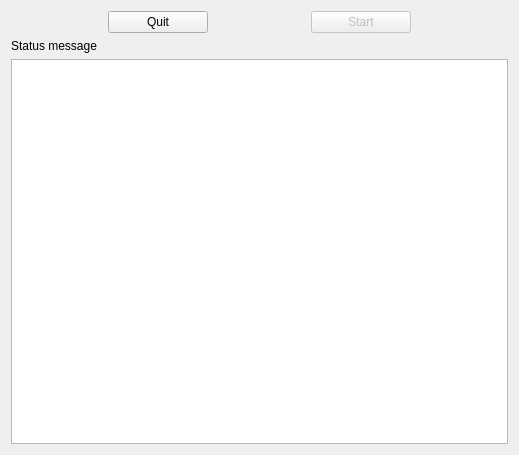
<?xml version="1.0" encoding="UTF-8"?>
<ui version="4.0">
 <class>PonServerView</class>
 <widget class="QWidget" name="PonServerView">
  <property name="geometry">
   <rect>
    <x>0</x>
    <y>0</y>
    <width>519</width>
    <height>455</height>
   </rect>
  </property>
  <property name="windowTitle">
   <string>PongServerView</string>
  </property>
  <layout class="QVBoxLayout" name="verticalLayout_2">
   <item>
    <layout class="QHBoxLayout" name="horizontalLayout_4">
     <item>
      <widget class="QPushButton" name="quitButton">
       <property name="maximumSize">
        <size>
         <width>100</width>
         <height>16777215</height>
        </size>
       </property>
       <property name="text">
        <string>Quit</string>
       </property>
      </widget>
     </item>
     <item>
      <widget class="QPushButton" name="startButton">
       <property name="enabled">
        <bool>false</bool>
       </property>
       <property name="maximumSize">
        <size>
         <width>100</width>
         <height>16777215</height>
        </size>
       </property>
       <property name="text">
        <string>Start</string>
       </property>
      </widget>
     </item>
    </layout>
   </item>
   <item>
    <widget class="QLabel" name="label">
     <property name="text">
      <string>Status message</string>
     </property>
    </widget>
   </item>
   <item>
    <widget class="QPlainTextEdit" name="statusText"/>
   </item>
  </layout>
 </widget>
 <resources/>
 <connections>
  <connection>
   <sender>startButton</sender>
   <signal>clicked()</signal>
   <receiver>PonServerView</receiver>
   <slot>startClickedSlot()</slot>
   <hints>
    <hint type="sourcelabel">
     <x>409</x>
     <y>28</y>
    </hint>
    <hint type="destinationlabel">
     <x>394</x>
     <y>5</y>
    </hint>
   </hints>
  </connection>
  <connection>
   <sender>quitButton</sender>
   <signal>clicked()</signal>
   <receiver>PonServerView</receiver>
   <slot>quitClickedSlot()</slot>
   <hints>
    <hint type="sourcelabel">
     <x>134</x>
     <y>23</y>
    </hint>
    <hint type="destinationlabel">
     <x>266</x>
     <y>40</y>
    </hint>
   </hints>
  </connection>
 </connections>
 <slots>
  <slot>startClickedSlot()</slot>
  <slot>quitClickedSlot()</slot>
 </slots>
</ui>
